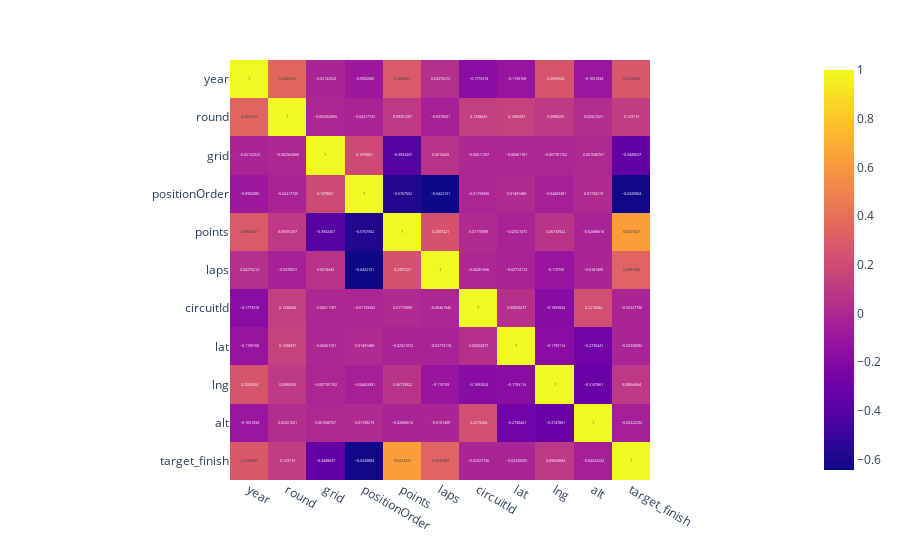

The notebook cell this image was saved under:
### Code cell
fig = px.imshow(corr, text_auto=True)
fig.show()

### Figure 1 — Plotly figure (JSON) as saved in the notebook; plotly's stock layout.template omitted (floating-point values rounded to 4 significant figures)
{"data": [{"coloraxis": "coloraxis", "hovertemplate": "x: %{x}<br>y: %{y}<br>color: %{z}<extra></extra>", "name": "0", "texttemplate": "%{z}", "type": "heatmap", "x": ["year", "round", "grid", "positionOrder", "points", "laps", "circuitId", "lat", "lng", "alt", "target_finish"], "xaxis": "x", "y": ["year", "round", "grid", "positionOrder", "points", "laps", "circuitId", "lat", "lng", "alt", "target_finish"], "yaxis": "y", "z": [[1.0, 0.3426, -0.02133, -0.09021, 0.2843, 0.04275, -0.1773, -0.119, 0.2599, -0.1031, 0.2769], [0.3426, 1.0, -0.002563, -0.02418, 0.09301, -0.037, 0.1339, 0.1498, 0.09983, 0.02921, 0.1231], [-0.02133, -0.002563, 1.0, 0.1979, -0.3932, 0.06104, -0.006118, -0.004612, -0.007782, 0.001049, -0.345], [-0.09021, -0.02418, 0.1979, 1.0, -0.5768, -0.6422, -0.01159, 0.01491, -0.04403, 0.01749, -0.632], [0.2843, 0.09301, -0.3932, -0.5768, 1.0, 0.2397, 0.01711, -0.02521, 0.06734, -0.02689, 0.6323], [0.04275, -0.037, 0.06104, -0.6422, 0.2397, 1.0, -0.004619, -0.02774, -0.1108, -0.01814, 0.3397], [-0.1773, 0.1339, -0.006118, -0.01159, 0.01711, -0.004619, 1.0, 0.05003, -0.1893, 0.2219, -0.02328], [-0.119, 0.1498, -0.004612, 0.01491, -0.02521, -0.02774, 0.05003, 1.0, -0.1793, -0.273, -0.0233], [0.2599, 0.09983, -0.007782, -0.04403, 0.06734, -0.1108, -0.1893, -0.1793, 1.0, -0.3148, 0.09065], [-0.1031, 0.02921, 0.001049, 0.01749, -0.02689, -0.01814, 0.2219, -0.273, -0.3148, 1.0, -0.04322], [0.2769, 0.1231, -0.345, -0.632, 0.6323, 0.3397, -0.02328, -0.0233, 0.09065, -0.04322, 1.0]]}], "layout": {"coloraxis": {"colorscale": [[0, "#0d0887"], [0.1111, "#46039f"], [0.2222, "#7201a8"], [0.3333, "#9c179e"], [0.4444, "#bd3786"], [0.5556, "#d8576b"], [0.6667, "#ed7953"], [0.7778, "#fb9f3a"], [0.8889, "#fdca26"], [1, "#f0f921"]]}, "margin": {"t": 60}, "xaxis": {"anchor": "y", "constrain": "domain", "domain": [0, 1], "scaleanchor": "y"}, "yaxis": {"anchor": "x", "autorange": "reversed", "constrain": "domain", "domain": [0, 1]}}}
